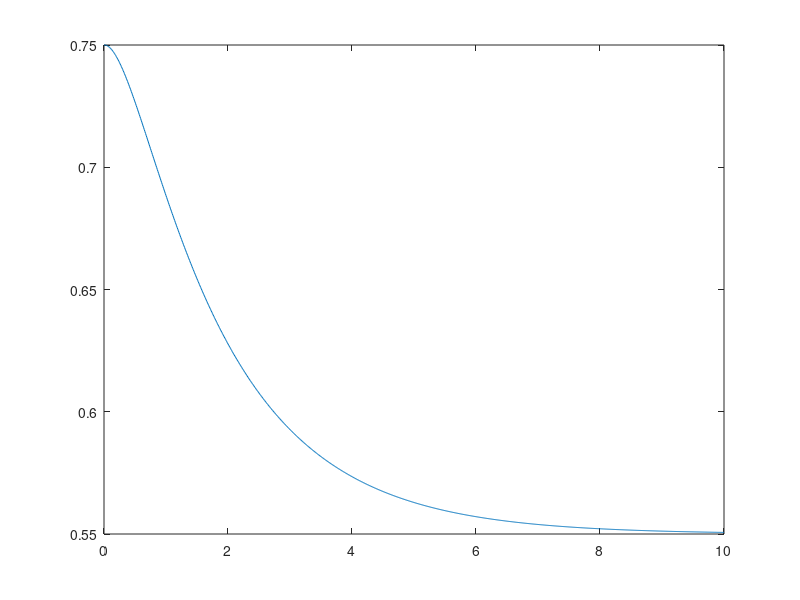
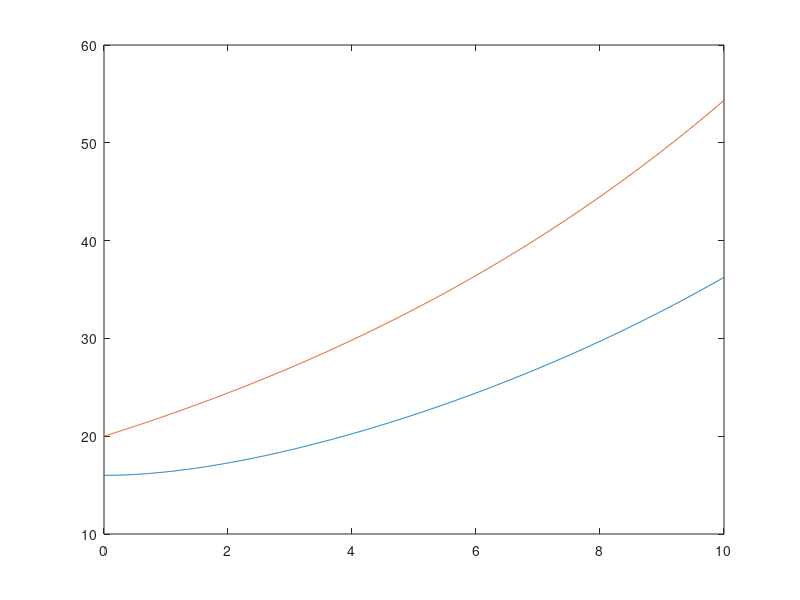

Recreate these plots in MATLAB, in order.
function rapa_treatment

close all

dt = 0.01;

t = 0:dt:10;
kd = 1;
kd2 = 0.5*kd;
k = 0.1;
eps = 1;
kp = 2;

v0 = 20;
vv0 = (kd2-k)/kd2*v0;
D0 = (kd + kd2)*eps/kp;

D = zeros(1,length(t));
v = zeros(1,length(t));
vv = zeros(1,length(t));

D(1) = D0;
v(1) = v0;
vv(1) = vv0;

for i = 1:length(t)-1
    v(i+1) = v(i) + k*v(i)*dt;
    vv(i+1) = vv(i) + ( (kd2-k)*v(i) - kd2*vv(i) )*dt;
    D(i+1) = D(i) + ( (kd - kd2 + 2*k*v(i)/(v(i)-vv(i)))*D(i) - kp/eps*D(i).^2 )*dt;
    
end

figure
plot(t,D)

figure
plot(t,vv)
hold all
plot(t,v)

end